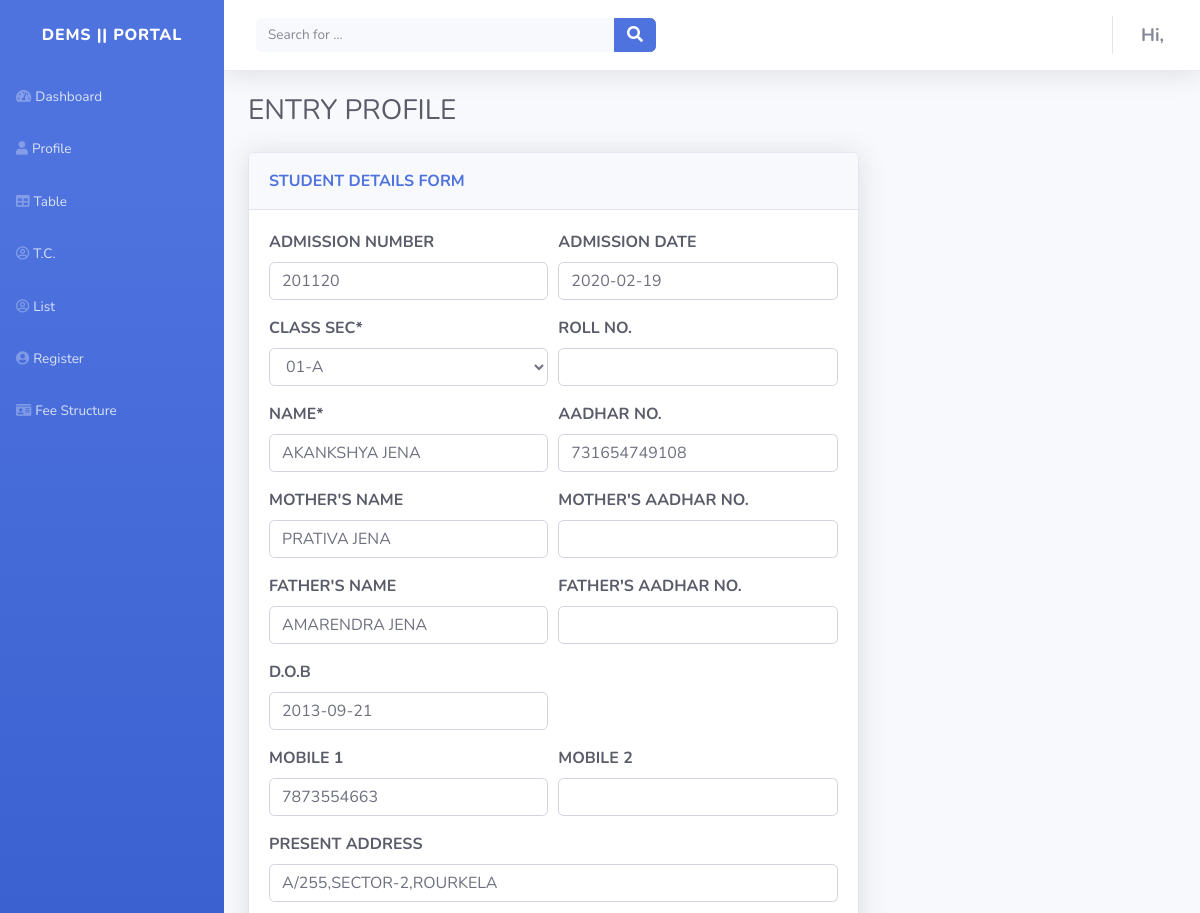
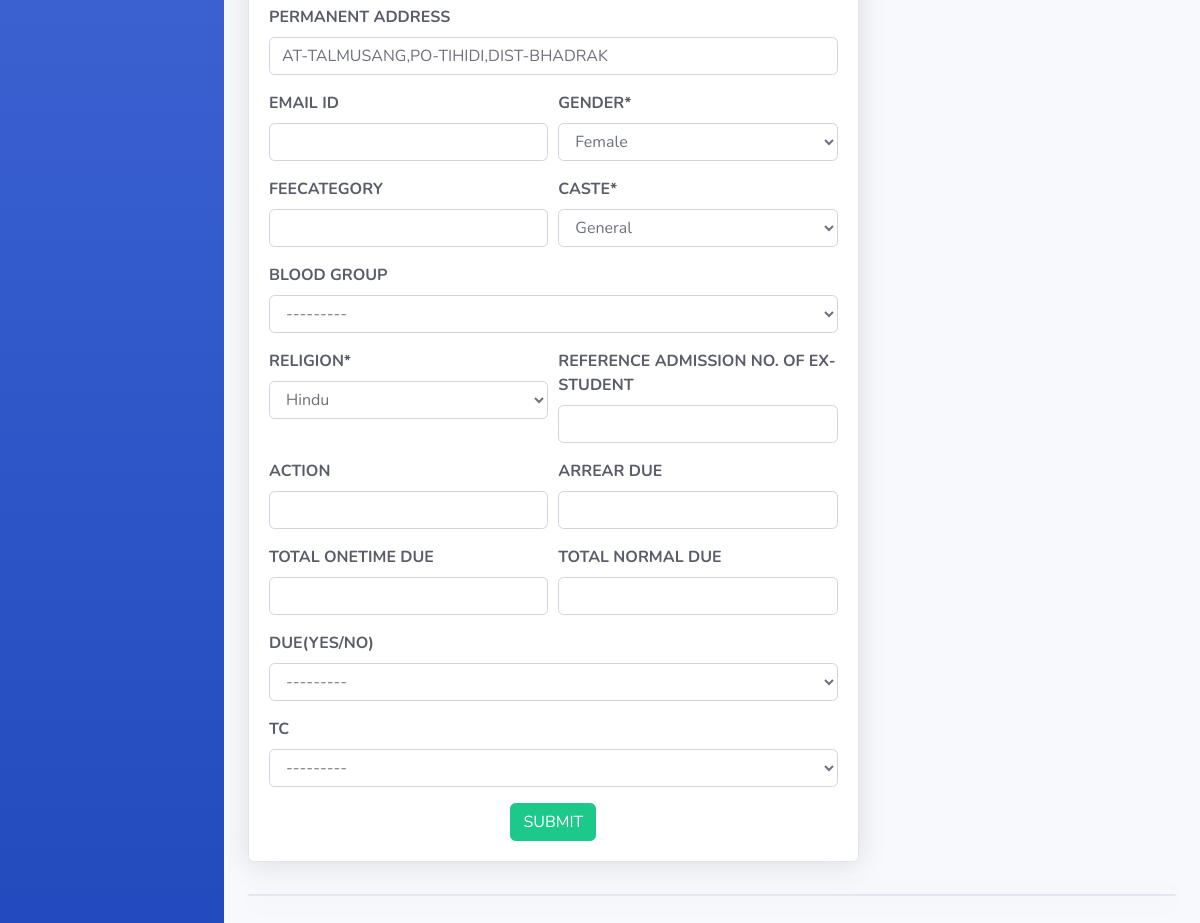
/table/2, run on the app's committed database (2 pictures, top to bottom).
### studentsapp/models.py (models this page shows, shortened)
class Student(models.Model):
    id=models.IntegerField(primary_key=True)
    admission_no = models.CharField(
        verbose_name="Admission Number", max_length=30, blank=True,null=True)  #
    admission_date = models.DateField(
        verbose_name="Admission Date", auto_now=False, auto_now_add=False, blank=True,null=True)
    class_sec = models.ForeignKey(
        Class, verbose_name="Class-Sec", blank=False, on_delete=models.CASCADE)   #
    roll_no = models.IntegerField(
        verbose_name="Roll No.",blank=True, null=True)  #
    name = models.CharField(verbose_name="Name", max_length=50, blank=False)
    aadhar_no = models.CharField(
        verbose_name="Aadhar No.", max_length=30, blank=True,null=True)
    mother_name = models.CharField(
        verbose_name="Mother's name", max_length=40, blank=True)
    mother_aadhar = models.CharField(
        verbose_name="Mother's Aadhar No.", max_length=30, blank=True,null=True)
    father_name = models.CharField(
        verbose_name="Father's Name", max_length=50, blank=True)
    father_aadhar = models.CharField(
        verbose_name="Father's Aadhar No.", max_length=30, blank=True,null=True)
    dob = models.DateField(verbose_name="D.O.B",
                           auto_now=False, auto_now_add=False, blank=True,null=True)
    mobile_1 = models.CharField(max_length=10, blank=True,null=True)
    mobile_2 = models.CharField(max_length=10, blank=True,null=True)
    pr_addr = models.CharField(
        verbose_name="Present Address", max_length=100, blank=True,null=True)
    pm_addr = models.CharField(
        verbose_name="Permanent Address", max_length=100, blank=True,null=True)
    email_id = models.EmailField(max_length=40, blank=True,null=True)
    gender = models.ForeignKey(Gender, blank=False, on_delete=models.CASCADE)
    Feecategory = models.CharField(max_length=30, blank=True,null=True)
    caste = models.ForeignKey(
        Caste, blank=True, null=True, on_delete=models.CASCADE)
    blood_grp = models.CharField(verbose_name="Blood Group",max_length=5,choices=Blood_grp,null=True, blank=True,default=None)
    Religion = models.ForeignKey(
        Religion,null=True, blank=True, on_delete=models.CASCADE)
    ref_admn_no = models.CharField(
        verbose_name="Reference admission no. of Ex-Student", max_length=30, blank=True, null=True)
    action = models.CharField(verbose_name="Action", max_length=10, blank=True,null=True)
    arrear_due = models.CharField(
        verbose_name="Arrear Due", max_length=10,null=True, blank=True)
    ttod = models.CharField(
        verbose_name="Total Onetime Due", max_length=10,null=True, blank=True)
    ttnd = models.CharField(
        verbose_name="Total Normal Due", max_length=10, null=True,blank=True)
    due = models.CharField(
        verbose_name="Due(YES/NO)",max_length=10,choices=Due_Choices, blank=True, null=True, default=None)
    tc = models.CharField(
        verbose_name="TC",max_length=20,choices=TC_Choices, blank=True, null=True, default=None)
    class Meta:
        verbose_name = 'Student'
        verbose_name_plural = 'Students'
        db_table = 'Student_table'

### studentsapp/views.py (the view)
# urls.py: path('table/<int:id>', views.profile_edit, name='profile_edit'),
def profile_edit(request, id=None):
    instance = get_object_or_404(Student, id=id)
    form = StudentForm(request.POST or None, instance=instance)
    if form.is_valid():
        instance = form.save(commit=False)
        instance.save()
        return redirect('table')
    context = {
        'instance': instance,
        'form': form
    }
    return render(request, 'profile.html', context)

### studentsapp/forms.py
class StudentForm(forms.ModelForm):
    class_sec = forms.ModelChoiceField(
        queryset=Class.objects.all(), initial=None)
    gender = forms.ModelChoiceField(queryset=Gender.objects.all(), initial=None)
    caste = forms.ModelChoiceField(queryset=Caste.objects.all(), initial=None)
    Religion = forms.ModelChoiceField(
        queryset=Religion.objects.all(), initial=None)
    class Meta(object):
        model = Student
        fields = ['admission_no', 'admission_date', 'class_sec', 'roll_no', 'name', 'aadhar_no', 'mother_name', 'mother_aadhar', 'father_name',
                  'father_aadhar', 'dob', 'mobile_1', 'mobile_2', 'pr_addr', 'pm_addr', 'email_id', 'gender', 'Feecategory', 'caste', 'blood_grp', 'Religion',
                  'ref_admn_no', 'action', 'arrear_due', 'ttod', 'ttnd', 'due','tc']

### studentsapp/models.py (called while the page is built)
    def __str__(self):
        return self.name

    def __str__(self):
        return self.name

    def __str__(self):
        return self.name

    def __str__(self):
        return self.name

### studentsapp/templates/profile.html (shortened to what this page needs)
{% extends 'base.html' %}
{% load static %}
{% load crispy_forms_tags %}
{% block content %}
<div class="container-fluid">
    <h3 class="text-dark mb-4">ENTRY PROFILE</h3>
    <div class="row mb-3">
        <div class="col-lg-8">
            <div class="row">
                <div class="col">
                    <div class="card text-dark text-uppercase text-left shadow mb-3">
                        <div class="card-header py-3">
                            <p class="text-primary m-0 font-weight-bold">sTUDENT DETAILS FORM</p>
                        </div>
                        <div class="card-body text-left text-dark">
                            <form action="" method="POST">
                                <div class="form-row">
                                    <div class="col">
                                        <div class="form-group"><strong>{{ form.admission_no|as_crispy_field  }}</strong>
                                        </div>
                                    </div>
                                    <div class="col">
                                        <div class="form-group"><strong>{{ form.admission_date|as_crispy_field  }}</strong></div>
                                    </div>
                                </div>
                                <div class="form-row">
                                    <div class="col">
                                        <div class="form-group"><strong>{{ form.class_sec|as_crispy_field  }}</strong>
                                        </div>
                                    </div>
                                    <div class="col">
                                        <div class="form-group"><strong>{{ form.roll_no|as_crispy_field  }}</strong></div>
                                    </div>
                                </div>
                                <div class="form-row">
                                    <div class="col">
                                        <div class="form-group"><strong>{{ form.name|as_crispy_field  }}</strong></div>
                                    </div>
                                    <div class="col">
                                        <div class="form-group"><strong>{{ form.aadhar_no|as_crispy_field  }}</strong></div>
                                    </div>
                                </div>
                                <div class="form-row">
                                    <div class="col">
                                        <div class="form-group"><strong>{{ form.mother_name|as_crispy_field  }}</strong></div>
                                    </div>
                                    <div class="col">
                                        <div class="form-group"><strong>{{ form.mother_aadhar|as_crispy_field  }}</strong></div>
                                    </div>
                                </div>
                                <div class="form-row">
                                    <div class="col">
                                        <div class="form-group"><strong>{{ form.father_name|as_crispy_field }}</strong></div>
                                    </div>
                                    <div class="col">
                                        <div class="form-group"><strong>{{ form.father_aadhar|as_crispy_field }}</strong></div>
                                    </div>
                                </div>
                                <div class="form-row">
                                    <div class="col">
                                        <div class="form-group"><strong>{{ form.dob|as_crispy_field  }}</strong></div>
                                    </div>
                                    <div class="col">
                                        <div class="form-group"><label for="last_name"></label></div>
                                    </div>
                                </div>
                                <div class="form-row">
                                    <div class="col">
                                        <div class="form-group"><strong>{{ form.mobile_1|as_crispy_field  }}</strong></div>
                                    </div>
                                    <div class="col">
                                        <div class="form-group"><strong>{{ form.mobile_2|as_crispy_field  }}</strong></div>
                                    </div>
                                </div>
                                <div class="form-row">
                                    <div class="col">
                                        <div class="form-group"><strong>{{ form.pr_addr|as_crispy_field  }}</strong></div>
                                    </div>
                                </div>
                                <div class="form-row">
                                    <div class="col">
                                        <div class="form-group"><strong>{{ form.pm_addr|as_crispy_field  }}</strong></div>
                                        <div class="form-row">
                                            <div class="col">
                                                <div class="form-group"><strong>{{ form.email_id|as_crispy_field  }}</strong></div>
                                            </div>
                                            <div class="col">
                                                <div class="form-group">
                                                    <strong>{{ form.gender|as_crispy_field }}</strong>
                                                </div>
                                            </div>
                                        </div>
                                        <div class="form-row">
                                            <div class="col">
                                                <div class="form-group"><strong>{{ form.Feecategory|as_crispy_field  }}</strong>
                                                </div>
                                            </div>
                                            <div class="col">
                                                <div class="form-group"><strong>{{ form.caste|as_crispy_field  }}</strong>
                                                </div>
                                            </div>
                                        </div>
                                        <div class="form-row">
                                            <div class="col">
                                                <div class="form-group">
                                                    <strong>{{ form.blood_grp|as_crispy_field  }}</strong>
                                                </div>
                                            </div>
                                        </div>
                                        <div class="form-row">
                                            <div class="col">
                                                <div class="form-group">
                                                            <strong>{{ form.Religion|as_crispy_field }}</strong></div>
                                            </div>
                                            <div class="col">
                                                <div class="form-group"><strong>{{ form.ref_admn_no|as_crispy_field }}</strong></div>
                                            </div>
                                        </div>
                                        <div class="form-row">
                                            <div class="col">
                                                <div class="form-group"><strong>{{ form.action|as_crispy_field }}</strong>
                                                </div>
                                            </div>
                                            <div class="col">
                                                <div class="form-group"><strong>{{ form.arrear_due|as_crispy_field }}</strong></div>
                                            </div>
                                        </div>
                                        <div class="form-row">
                                            <div class="col">
                                                <div class="form-group"><strong>{{ form.ttod|as_crispy_field }}</strong></div>
                                            </div>
                                            <div class="col">
                                                <div class="form-group"><strong>{{ form.ttnd|as_crispy_field  }}</strong></div>
                                            </div>
                                        </div>
                                        <div class="form-row">
                                            <div class="col">
                                                <div class="form-group">
                                                    <strong>{{ form.due|as_crispy_field  }}</strong>
                                                </div>
                                            </div>
                                        </div>
                                        <div class="form-row">
                                            <div class="col">
                                                <div class="form-group">
                                                    <strong>{{ form.tc|as_crispy_field  }}</strong>
                                                </div>
                                            </div>
                                        </div>
                                    </div>
                                </div>
                                <center><input class="btn btn-success" type="submit" value="SUBMIT"></center>
                            </form>
                        </div>
                    </div>
                </div>
            </div>
        </div>
    </div>
    <div class="card shadow mb-5"></div>
</div>
</div>
{% endblock content %}

### data on the page
Student: admission_no "201120", admission_date "2020-02-19", class_sec "01-A", name "AKANKSHYA JENA", aadhar_no "731654749108", mother_name "PRATIVA JENA", father_name "AMARENDRA JENA", dob "2013-09-21", mobile_1 "7873554663", pr_addr "A/255,SECTOR-2,ROURKELA", pm_addr "AT-TALMUSANG,PO-TIHIDI,DIST-BHADRAK", gender "Female", caste "General", blood_grp "---------", Religion "Hindu", due "---------", tc "---------"
